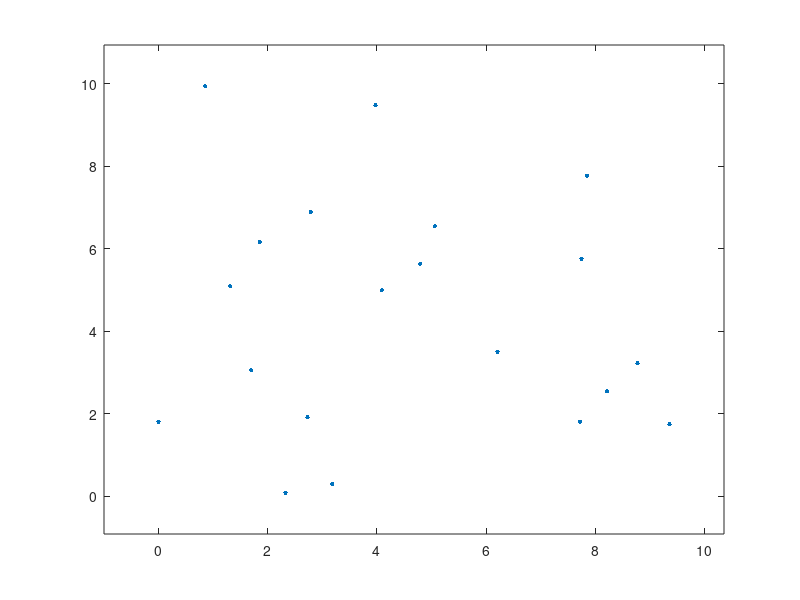

Here is the MATLAB script that generated this plot: (Note: this script raises an error after producing the figure.)
%%% Genetic Algorithms
%%% Program by RickyCga, 10/06/16
function ProGeneA()
close all;tic;

%%% setting of Genetic Algorithms %%%
iniNumberGene=450; % number of parent Generation
generateTime=10000; % number of generate
mutationRate=0.01; % probability of mutation
stepRange=1;  % number of reproduced Generation
%%%%%%%%%%%%%%%%%%%%%%%%%%%%%%%%%%%%%

%%% Create Point Information %%%
city=10*rand(2,20);
x=1:size(city,2);
randx=city(1,:);
randy=city(2,:);
point=city;
plot(randx,randy,'.','markersize',10) % plot all city
hold on
axis([min(randx)-1 max(randx)+1 min(randy)-1 max(randy)+1])
%%%%%%%%%%%%%%%%%%%%%%%%%%%%%%%%

%%% Create Parent Genetic %%%
Gene=[];
for i=1:iniNumberGene
    Gene=[Gene; reshape(x(randperm(numel(x))),size(x,1),size(x,2))]; % randon initial Genetic
end
%%%%%%%%%%%%%%%%%%%%%%%%%%%%%

%%% Create Cost Func %%%
Ff=['@(point, Gene)norm(point(:,Gene(' num2str(length(x)) '))-point(:,Gene(' num2str(1) ')))'];
for i=length(x):-1:2
    Ff=[Ff '+norm(point(:,Gene(' num2str(i) '))-point(:,Gene(' num2str(i-1) ')))'];
end
Ffunc=str2func(Ff); % for calculate distance of travel
%%%%%%%%%%%%%%%%%%%%%%%%

%%% start of the Universe %%%
stepRealminiDistance=1000;
for i=1:generateTime
    %%% main Generation %%%
    [minGene, minDistance, Fitness, Distance]=calFitness(Ffunc, Gene, point);
    [Gene, Fitness]=selection(Gene, Fitness);
    Gene=crossOver(Gene, Fitness, mutationRate, stepRange);
    %%%%%%%%%%%%%%%%%%%%%%%
    minDistance
    %%% record appeared minDistance & minGene %%%
    stepRealminiDistance=min(stepRealminiDistance, minDistance)
    if stepRealminiDistance==minDistance
        stepRealminGene=minGene;
    end
    %%%%%%%%%%%%%%%%%%%%%%%%%%%%%%%%%%%%%%%%%%%%%
    if toc>60
        break;
    end
    hold off
    plot(randx,randy,'.','markersize',10)
    hold on
    drawLine(stepRealminGene, point);
    pause(0.000001)

end
%%%%%%%%%%%%%%%%%%%%%%%%%%%%%

[minGene, minDistance, Fitness, Distance]=calFitness(Ffunc, Gene, point);

stepRealminiDistance=min(stepRealminiDistance, minDistance)
if stepRealminiDistance==minDistance
    stepRealminGene=minGene;
end
%hold off
%%% Answer & Draw %%%
%plot(randx,randy,'.','markersize',10)
hold on
stepRealminGene
stepRealminiDistance
drawLine(stepRealminGene, point);
%%%%%%%%%%%%%%%%%%%%%
toc;
end
